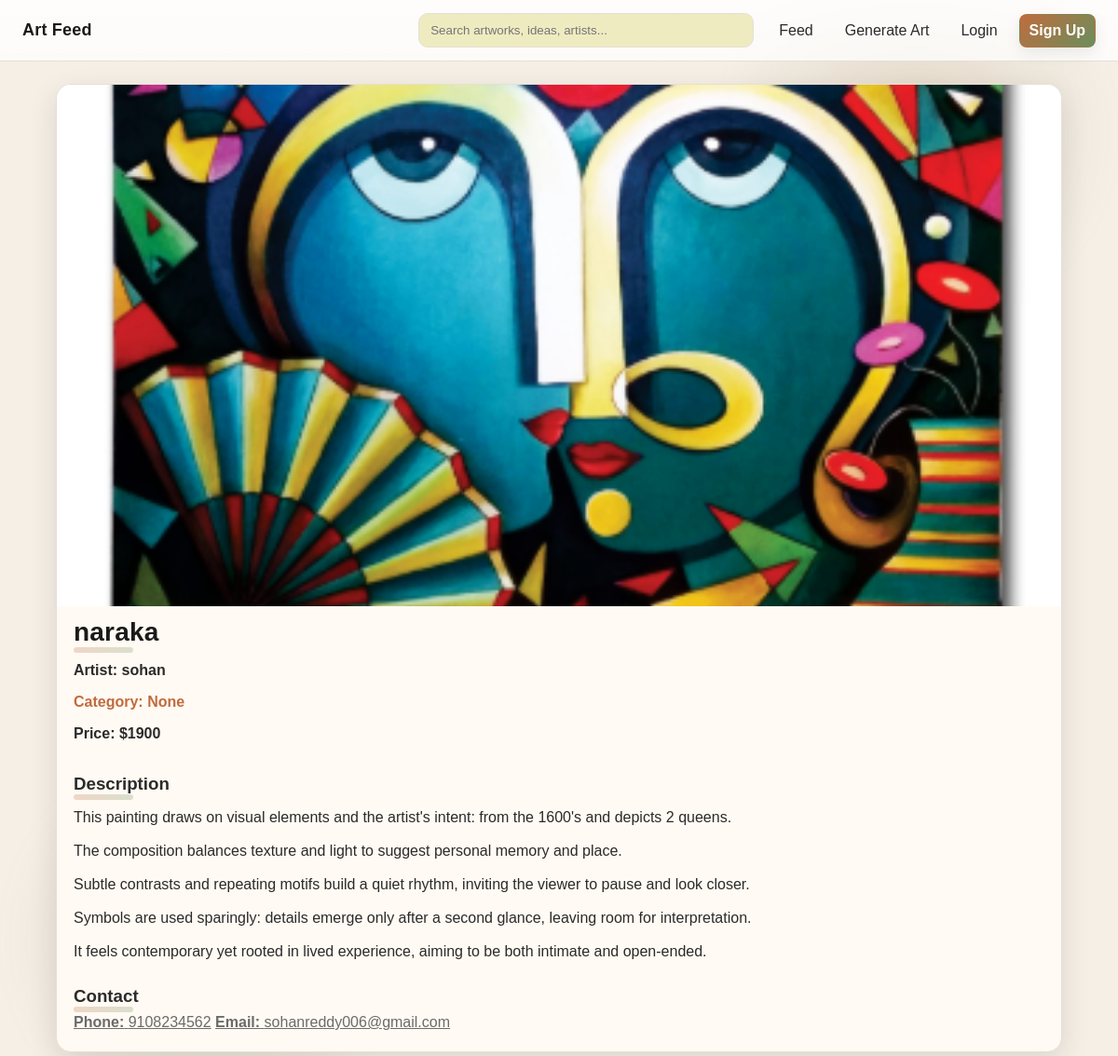
/post/1, run on the app's committed database.
### tables this page shows
CREATE TABLE posts (
        id INTEGER PRIMARY KEY AUTOINCREMENT,
        image_path TEXT,
        title TEXT,
        idea_text TEXT,
        story TEXT,
        purpose TEXT,
        artist TEXT,
        price TEXT,
        contact TEXT,
        created_at TIMESTAMP
    , category TEXT, images TEXT);

CREATE TABLE users (
        id INTEGER PRIMARY KEY AUTOINCREMENT,
        username TEXT UNIQUE NOT NULL,
        email TEXT UNIQUE NOT NULL,
        password_hash TEXT NOT NULL,
        created_at TIMESTAMP DEFAULT CURRENT_TIMESTAMP
    , phone TEXT, bio TEXT);

### app.py (the view)
@app.get("/post/{post_id}", response_class=HTMLResponse)
def post_detail(request: Request, post_id: int):
    conn = sqlite3.connect(DB_PATH)
    c = conn.cursor()
    c.execute("""
        SELECT p.id, p.image_path, p.title, p.story, p.artist, p.price, p.contact, p.category, p.created_at, p.images, u.email,
               (SELECT COUNT(*) FROM likes l WHERE l.post_id = p.id) AS like_count
        FROM posts p
        LEFT JOIN users u ON LOWER(p.artist) = LOWER(u.username)
        WHERE p.id = ?
    """, (post_id,))
    row = c.fetchone()
    conn.close()
    if not row:
        return HTMLResponse("Post not found", status_code=404)
    images = []
    if row[9]:  # images column
        try:
            import json
            images = json.loads(row[9])
        except:
            images = []
    if not images and row[1]:  # fallback to single image
        images = [row[1]]
    post = {
        "id": row[0],
        "image": row[1],
        "images": images,
        "title": row[2],
        "story": row[3],
        "artist": row[4],
        "price": row[5],
        "contact": row[6],
        "category": row[7],
        "created_at": row[8],
        "email": row[10],  # Add email from the joined users table
        "like_count": row[11] or 0,
    }
    user = request.cookies.get("user")
    following = is_following(user, post['artist']) if user else False
    return templates.TemplateResponse(
        "post_detail.html",
        {"request": request, "user": user, "post": post, "following": following}
    )

### templates/post_detail.html (shortened to what this page needs)
<!DOCTYPE html>
<html lang="en">
<head>
  <link rel="stylesheet" href="/static/styles.css">
</head>
<body>
  <header>
    <div class="site-brand">
      <a href="/" class="logo">Art Feed</a>
    </div>
    <div class="site-actions">
      <input id="searchInput" class="search-bar" type="search" placeholder="Search artworks, ideas, artists..." />
      <nav>
        <a href="/">Feed</a>
        <a href="/generate_art">Generate Art</a>
        {% if user %}
        <a href="/create" class="primary">Create</a>
        <div class="user-menu" id="userMenu">
          <button class="user-trigger">Hi, {{ user }} ↓</button>
          <div class="menu">
            <a href="/profile">Profile</a>
            <a href="/following">Following</a>
            <a href="/my_likes">My Likes</a>
            <a href="/logout">Logout</a>
          </div>
        </div>
        {% else %}
        <a href="/login">Login</a>
        <a href="/signup" class="primary">Sign Up</a>
        {% endif %}
      </nav>
    </div>
  </header>
  <main style="padding:24px; max-width: 1080px; margin: 0 auto;">
    <section style="border:1px solid var(--border); border-radius:16px; overflow:hidden; background: var(--panel); box-shadow: var(--shadow);">
      {% if post.images and post.images|length > 0 %}
      <div>
        <img src="{{ post.images[0] }}" alt="art" style="width:100%; max-height:560px; object-fit:cover; display:block; background:#f3efe7;">
      </div>
      {% elif post.image %}
      <div>
        <img src="{{ post.image }}" alt="art" style="width:100%; max-height:560px; object-fit:cover; display:block; background:#f3efe7;">
      </div>
      {% endif %}
      <div style="padding:12px 18px 0 18px;">
        <h1 style="margin:0 0 8px 0; font-size:28px; letter-spacing:.2px; color: var(--text-strong);">{{ post.title or 'Untitled' }}</h1>
        <div style="margin-top:6px;">
          <p style="font-size:16px; font-weight:800;">
            Artist: {{ post.artist or 'Unknown artist' }}
          </p>
          <p style="font-size:16px; font-weight:800; color: var(--accent);">Category: {{ post.category or 'None' }}</p>
          {% if post.price %}
          <p style="font-size:16px; font-weight:800;">Price: ${{ post.price }}</p>
          {% endif %}
        </div>
      </div>
      <div style="padding:18px 18px 22px 18px;">
        <h3 style="margin:0 0 8px 0;">Description</h3>
        <p style="white-space: pre-line; color: var(--text);">{{ post.story or '' }}</p>
        <div style="height:12px;"></div>
        <h3 style="margin:0 0 8px 0;">Contact</h3>
        <a href="phone" style="color: var(--muted);"><strong>Phone:</strong> {{ post.contact or 'Not provided' }}</a>
        <a href="post.email" style="color: var(--muted);"><strong>Email:</strong> {{ post.email or 'Not provided' }}</a>
      </div>
    </section>
  </main>
</body>
</html>

### static/styles.css (style rules this page uses)
:root { --bg: #0b0c10; --panel: #0f1115; --muted: #9aa3af; --text: #f7f8fa; --text-strong: #ffffff; --accent: #7c5cff; --accent-2: #ff6b6b; --card: #0f1116; --border: #1b1f2a; --shadow: 0 10px 30px rgba(0,0,0,0.35); }
body { font-family: Arial, sans-serif; margin: 0; color: var(--text); background: radial-gradient(1200px 600px at 20% -10%, rgba(124,92,255,.12), transparent 40%), radial-gradient(1000px 500px at 80% 0%, rgba(255,107,107,.10), transparent 40%), var(--bg); }
header { background: linear-gradient(180deg, rgba(15,17,21,0.9), rgba(15,17,21,0.8)); backdrop-filter: blur(6px); padding: 14px 24px; border-bottom: 1px solid var(--border); display: flex; align-items: center; justify-content: space-between; }
header .site-brand .logo { text-decoration: none; font-weight: 800; font-size: 18px; color: var(--text-strong); letter-spacing:.2px; }
header .site-actions { display: flex; align-items: center; gap: 16px; }
header .site-actions nav { display: flex; align-items: center; gap: 12px; }
header .site-actions nav a { color: var(--text); text-decoration: none; padding: 8px 10px; border-radius: 8px; border:1px solid transparent; }
header .site-actions nav a.primary { background: var(--text-strong); color: #0b0c10; box-shadow: 0 6px 16px rgba(255,255,255,0.08); font-weight:800; }
header .search-bar { width: 360px; max-width: 40vw; padding: 10px 12px; border: 1px solid var(--border); border-radius: 10px; background: #efebc1; color: var(--text); }
.primary { background: linear-gradient(135deg, var(--accent), var(--accent-2)); color: #fff; border: none; border-radius: 8px; padding: 10px 22px; font-weight: 600; cursor: pointer; box-shadow: 0 2px 8px rgba(0,0,0,0.08); transition: background 0.2s; }
:root { --bg: #f5efe6; --panel: #fffaf3; --muted: #6b6b6b; --text: #2b2b2b; --text-strong: #1a1a1a; --accent: #c06c3e; --accent-2: #6b8e5c; --card: #ffffff; --border: #e6dfd5; --shadow: 0 10px 30px rgba(39, 36, 32, 0.12); }
body::before, body::after { content: ""; position: fixed; inset: auto auto 0 0; width: 60vmax; height: 60vmax; pointer-events: none; z-index: -1; background: radial-gradient(closest-side, rgba(192,108,62,0.10), transparent 60%), radial-gradient(closest-side, rgba(107,142,92,0.10), transparent 60%); filter: blur(10px); transform: translate(-20%, 30%); }
body::after { inset: 0 0 auto auto; transform: translate(20%, -30%); }
body { background: radial-gradient(1200px 600px at 20% -10%, rgba(192,108,62,.10), transparent 40%), radial-gradient(1000px 500px at 80% 0%, rgba(107,142,92,.08), transparent 40%), linear-gradient(0deg, rgba(255,255,255,0.6), rgba(255,255,255,0.6)), var(--bg); background-attachment: fixed, fixed, fixed, fixed; background-image: radial-gradient(circle at 25% 15%, rgba(0,0,0,0.02) 0 2px, transparent 3px), radial-gradient(circle at 75% 85%, rgba(0,0,0,0.02) 0 2px, transparent 3px), none; }
header { background: linear-gradient(180deg, rgba(255,255,255,0.85), rgba(255,255,255,0.75)); }
header .site-actions nav a.primary { background: linear-gradient(135deg, var(--accent), var(--accent-2)); color: #ffffff; box-shadow: 0 6px 16px rgba(0,0,0,0.08); }
.primary { box-shadow: 0 2px 8px rgba(0,0,0,0.12); }
h1, h2, h3 { position: relative; }
h1::after, h2::after, h3::after { content: ""; position: absolute; left: 0; bottom: -6px; width: 64px; height: 6px; border-radius: 999px; background: linear-gradient(90deg, var(--accent), var(--accent-2)); opacity: .25; }

### data on the page
posts: image_path (picture), title "naraka", artist "sohan", price "1900", story "This painting draws on visual elements and the artist's intent: from the 1600's and depicts 2 queens. The composition balances texture and light to suggest personal memory and place. Subtle contrasts and repeating motifs build a quiet rhythm, inviting the viewer to pause and look closer. Symbols are used sparingly: details emerge only after a second glance, leaving room for interpretation. It feels contemporary yet rooted in lived experience, aiming to be both intimate and open-ended.", contact "9108234562"
users: email "sohanreddy006@gmail.com"

### other printed values
{{ post.category or 'None' }} "None"
